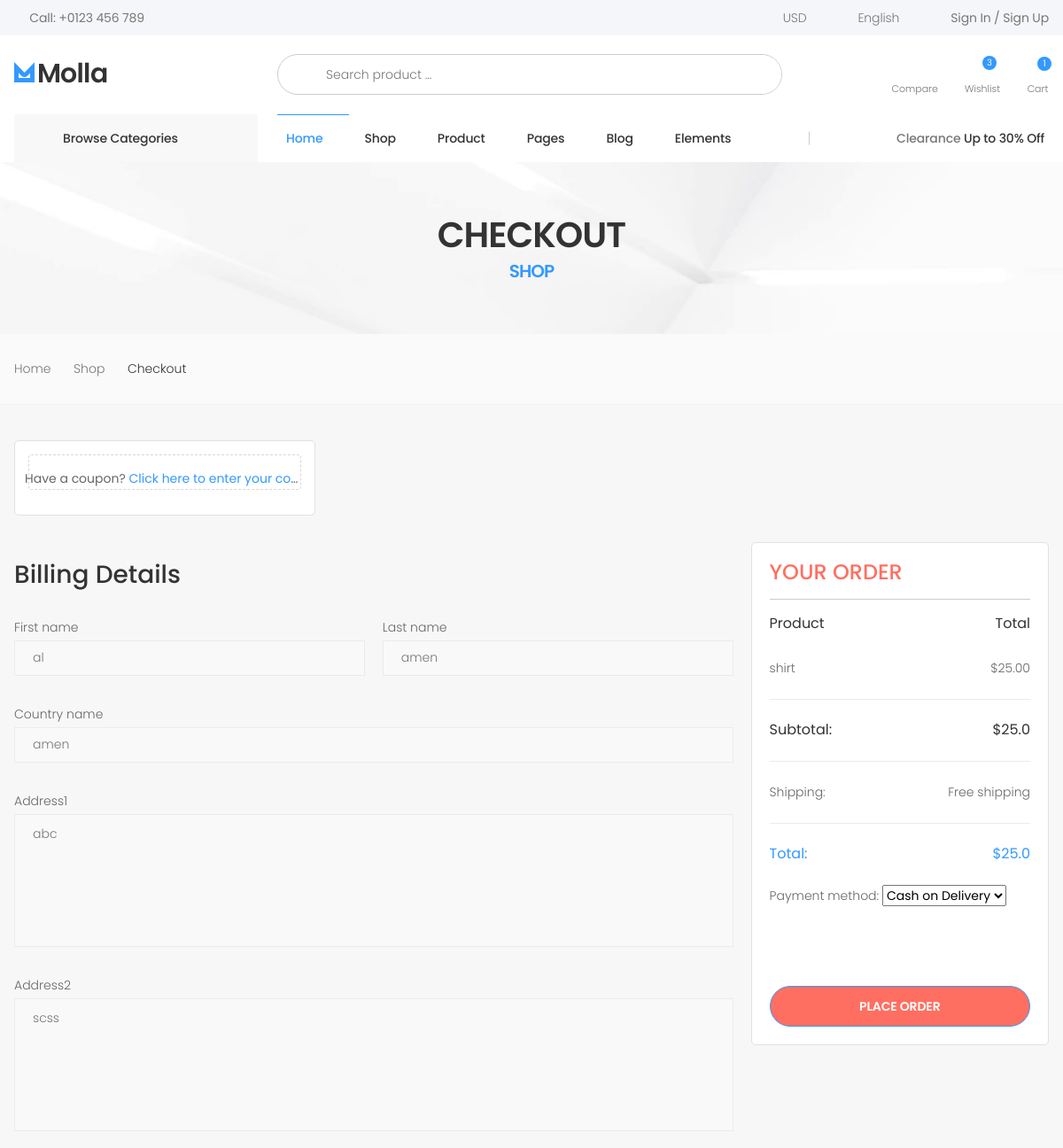
The page /payment/checkout/ (signed in, upper part) on the database as committed earlier.
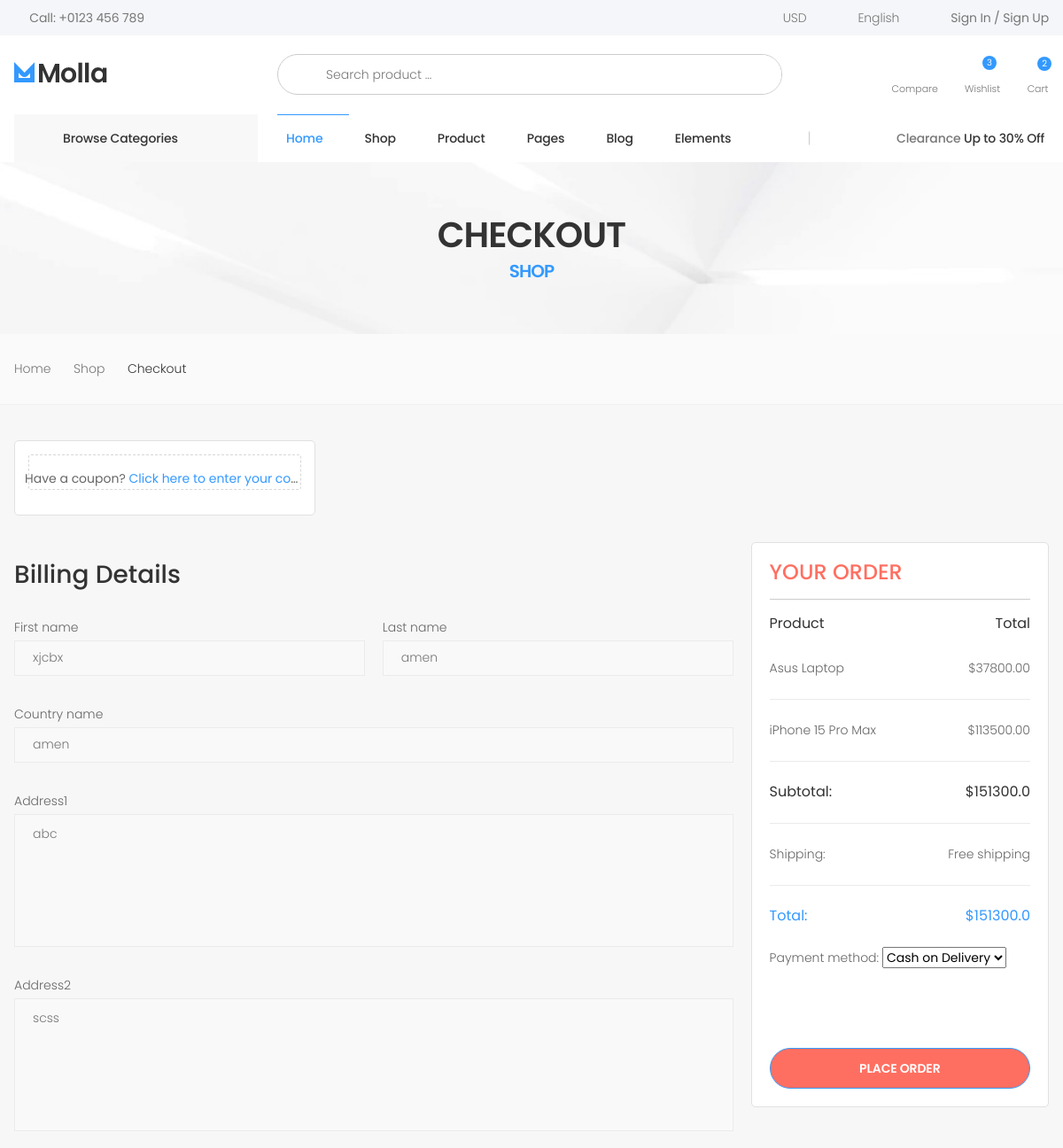
The same page on the database as committed later.
### order/models.py (models this page shows, shortened)
class Order(models.Model):
    PAYMENT_METHOD = {
        ('Cash on Delivery','Cash on Delivery'),
        ('PayPal', 'PayPal'),
        ('SSLcommercez', 'SSLcommercez'),
    }
    user = models.ForeignKey(User,on_delete=models.CASCADE)
    order_items = models.ManyToManyField(Cart)
    ordered = models.BooleanField(default=False)
    created = models.DateField(auto_now_add=True)
    payment_id = models.CharField(max_length=255,blank=True,null=True)
    order_id = models.CharField(max_length=255,blank=True,null=True)
    payment_method = models.CharField(max_length=30,choices=PAYMENT_METHOD,default='Cash on Delivery')
    def get_totals(self):
        total = 0
        for order_item in self.order_items.all():
            if order_item.variation_total():
                total += float(order_item.variation_total())
            elif order_item.variation_single_price():
                total += float(order_item.variation_single_price())
            else:
                total += float(order_item.get_total())
        return total

class Cart(models.Model):
    user = models.ForeignKey(User,on_delete=models.CASCADE,related_name='cart')
    item = models.ForeignKey(Product, on_delete=models.CASCADE)
    quantity = models.IntegerField(default=1)
    color = models.CharField(max_length=100, blank=True,null=True)
    size = models.CharField(max_length=100,blank=True,null=True)
    purchased = models.BooleanField(default=False)
    created = models.DateTimeField(auto_now_add=True)
    updated = models.DateTimeField(auto_now_add=True)
    def get_total(self):
        total = self.item.price * self.quantity
        float_total = format(total,'0.2f')
        return float_total
    def variation_single_price(self):
        sizes = VariationValue.objects.filter(variation='size', product=self.item)
        colors = VariationValue.objects.filter(variation='color', product=self.item)
        for size in sizes:
            if colors.exists():
                for color in colors:
                    if color.name == self.color:
                        c_price = color.price
                if size.name == self.size:
                    total = size.price + c_price
                    net_total = total
                    float_total = format(net_total,'.2f')
                    return float_total
            else:
                if size.name == self.size:
                    total = size.price
                    float_total = format(total,'.2f')
                    return float_total
    def variation_total(self):
        sizes = VariationValue.objects.filter(variation='size', product=self.item)
        colors = VariationValue.objects.filter(variation='color', product=self.item)
        for size in sizes:
           if colors.exists():
               for color in colors:
                   if color.name == self.color:
                    c_price = color.price
                    color_quantity_price = c_price * self.quantity
               if size.name == self.size:
                   total = size.price * self.quantity
                   net_total = total + color_quantity_price
                   float_total = format(net_total,'0.2f')
                   return float_total
           else:
               if size.name == self.size:
                   total = size.price * self.quantity
                   float_total = format(total,'0.2f')
                   return float_total

### payment/models.py (models this page shows, shortened)
class BillingAddress(models.Model):
    user = models.ForeignKey(User,on_delete=models.CASCADE)
    first_name = models.CharField(max_length=20, blank=True,null=True)
    last_name = models.CharField(max_length=20, blank=True,null=True)
    country_name = models.CharField(max_length=100, blank=True,null=True)
    address1 = models.TextField(max_length=200,blank=True,null=True)
    address2 = models.TextField(max_length=200,blank=True,null=True)
    zipcode = models.CharField(max_length=15,blank=True,null=True)
    phone_number = models.CharField(max_length=16,blank=True,null=True)

### store/models.py (models this page shows, shortened)
class Product(models.Model):
    name = models.CharField(max_length=250, blank=False, null=False)
    category = models.ForeignKey(
        Category, on_delete=models.CASCADE, related_name='category')
    preview_des = models.CharField(
        max_length=255, verbose_name="Short Descriptions")
    description = models.TextField(
        max_length=1000, verbose_name="Descriptions")
    image = models.ImageField(upload_to='products', blank=False, null=False)
    price = models.FloatField()
    old_price = models.FloatField(default=0.00, blank=True, null=True)
    is_stock = models.BooleanField(default=True)
    slug = models.SlugField(unique=True)
    created = models.DateTimeField(auto_now_add=True)
    class Meta:
        ordering = ['-created']

### payment/views.py (the view, shortened to what this page needs)
# urls.py: path('checkout/', views.CheckBillingAddressView.as_view(),name='checkout'),
class CheckBillingAddressView(TemplateView):
    template_name = "store/checkout.html"
    def get(self, request, *args, **kwargs):
        saved_address = BillingAddress.objects.get_or_create(user=request.user or None)[0]
        form = BillingAddressForm(instance=saved_address)
        order_qs = Order.objects.filter(user=request.user, ordered=False).first()
        if not order_qs:
            return redirect('order:cart')  # or another page if needed
        order_items = order_qs.order_items.all()
        order_total = order_qs.get_totals()
        payment_method = PaymentMethodForm()
        pay_meth = request.GET.get('pay_meth')
        context = {
            'billing_address': form,
            'order_item': order_items,
            'order_total': order_total,
            'payment_method': payment_method,
            'paypal_client_id': settings.PAYPAL_CLIENT_ID,
            'pay_meth': pay_meth ,
        }
        return render(request, self.template_name, context)

### payment/forms.py
class BillingAddressForm(forms.ModelForm):
    class Meta:
        model = BillingAddress
        fields = ['first_name', 'last_name', 'country_name', 'address1','address2', 'zipcode', 'phone_number']

class PaymentMethodForm(forms.ModelForm):
     class Meta:
         model = Order
         fields = ['payment_method']

### order/templatetags/cart_product.py (called while the page is built)
@register.filter
def cart_view(user):
    cart=Cart.objects.filter(user=user,purchased=False)
    if cart.exists():
     return cart
    else: cart

@register.filter
def cart_total(user):
    order = Order.objects.filter(user=user, ordered=False)
    if order.exists():
       return order[0].get_totals()
    else:
       return 0

@register.filter
def cart_count(user):
    order = Order.objects.filter(user=user,ordered=False)
    if order.exists():
       return order[0].order_items.count()
    else:
       return 0

### store/templatetags/category.py (called while the page is built)
@register.filter
def category(user):
    if user.is_authenticated:
        cat = Category.objects.filter(parent=None)
    return cat

### templates/store/checkout.html (shortened to what the changed rows need)
{% extends "base.html" %}
{% load static %}
{% block head %}
<link rel="stylesheet" href="{% static 'assets/css/checkout.css' %}">
{% endblock head %}
{% load crispy_forms_tags %}
{% block body %}
        <main class="main">
        	<div class="page-header text-center" style="background-image: url('assets/images/page-header-bg.jpg')">
        		<div class="container">
        			<h1 class="page-title">Checkout<span>Shop</span></h1>
        		</div>
        	</div>
            <div class="page-content">
            	<div class="checkout">
	                <div class="container">
            			<form action="" method = 'POST'>
		                	<div class="row">
		                		<div class="col-lg-9">
		                			<h2 class="checkout-title">Billing Details</h2>
		                				<div class="row">
		                					<div class="col-sm-6">
												<div class="form-group">
													{{ billing_address.first_name|as_crispy_field }}
												</div>
		                					</div>
											<div class="col-sm-6">
												<div class="form-group">
													{{ billing_address.last_name|as_crispy_field }}
												</div>
		                					</div>
											<div class="col-lg-12">
												<div class="form-group">
													{{ billing_address.country_name|as_crispy_field }}
												</div>
											</div>
											<div class="col-lg-12">
												<div class="form-group">
													{{ billing_address.address1|as_crispy_field }}
												</div>
											</div>
											<div class="col-lg-12">
												<div class="form-group">
													{{ billing_address.address2|as_crispy_field }}
												</div>
											</div>
										</div>
		                		</div>
		                		<aside class="col-lg-3">
		                			<div class="summary">
		                				<table class="table table-summary">
		                					<thead>
		                						<tr>
		                							<th>Product</th>
		                							<th>Total</th>
		                						</tr>
		                					</thead>
		                					<tbody>
                                            {% for item in order_item %}
		                						<tr>
		                							<td><a href="#">{{item.item.name}}</a></td>
													{% if item.variation_total %}
													    <td>${{item.variation_total }}</td>
													{% elif item.variation_single_price %}
													    <td>${{item.variation_single_price }}</td>
													{% elif item.get_total %}
														<td>${{item.get_total}}</td>
													{% endif %}
		                						</tr>
											{% endfor %}
		                						<tr class="summary-subtotal">
		                							<td>Subtotal:</td>
		                							<td>${{order_total}}</td>
		                						</tr>
		                						<tr class="summary-total">
		                							<td>Total:</td>
		                							<td>${{order_total}}</td>
		                						</tr>
		                					</tbody>
		                				</table>
		                			</div>
		                		</aside>
		                	</div>
            			</form>
	                </div>
                </div>
            </div>
        </main>
     {% endblock body %}

### templates/base.html (shortened to what the changed rows need)
<!DOCTYPE html>
<html lang="en">
<head>
    {% load category %}
    {% load cart_product %}
    {% load static %}
    <link rel="stylesheet" href="{% static 'assets/vendor/line-awesome/line-awesome/line-awesome/css/line-awesome.min.css' %}">
    <link rel="stylesheet" href="{% static 'assets/css/bootstrap.min.css' %}">
    <link rel="stylesheet" href="{% static 'assets/css/plugins/owl-carousel/owl.carousel.css' %}">
    <link rel="stylesheet" href="{% static 'assets/css/plugins/magnific-popup/magnific-popup.css' %}">
    <link rel="stylesheet" href="{% static 'assets/css/plugins/jquery.countdown.css' %}">
    <link rel="stylesheet" href="{% static 'assets/css/style.css' %}">
    <link rel="stylesheet" href="{% static 'assets/css/skins/skin-demo-4.css' %}">
    <link rel="stylesheet" href="{% static 'assets/css/demos/demo-4.css' %}">
     <link rel="stylesheet" href="https://cdnjs.cloudflare.com/ajax/libs/line-awesome/1.3.0/line-awesome/css/line-awesome.min.css">
    {% block head %}
    {% endblock head %}
</head>
<body>
    <div class="page-wrapper">
        <header class="header header-intro-clearance header-4">
            <div class="header-middle">
                <div class="container">
                    <div class="header-right">
                        <div class="dropdown cart-dropdown">
                            <a href="#" class="dropdown-toggle" role="button" data-toggle="dropdown" aria-haspopup="true" aria-expanded="false" data-display="static">
                                <div class="icon">
                                    <i class="icon-shopping-cart"></i>
                                    {% if request.user.is_authenticated %}
                                         <span class="cart-count">{{request.user|cart_count}}</span>
                                    {% else %}
                                         <span class="cart-count">{{request.user|cart_count}}</span>
                                    {% endif %}
                                </div>
                            </a>
                        </div>
                    </div>
                </div>
            </div>
        </header>
 {% block body %}
 {% endblock body %}
</div>
</body>
</html>

Rows that differ between the two databases and show on the page:
no longer on this page (row edited): Cart: item.name "shirt", get_total "25.00"
changed BillingAddress "amen": first_name "al" → "xjcbx"
added Cart: item.name "Asus Laptop", get_total "37800.00"
added Cart: item.name "iPhone 15 Pro Max", get_total "113500.00"
Other text that changed with them:
{{ request.user|cart_count }}: "1" → "2"
{{ order_total }}: "25.0" → "151300.0"
